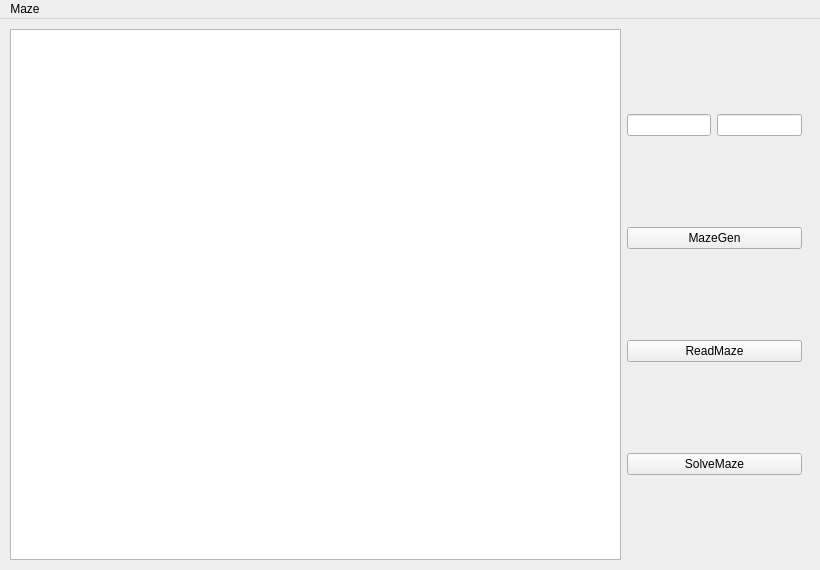
<?xml version="1.0" encoding="UTF-8"?>
<ui version="4.0">
 <class>MainWindow</class>
 <widget class="QMainWindow" name="MainWindow">
  <property name="geometry">
   <rect>
    <x>0</x>
    <y>0</y>
    <width>820</width>
    <height>570</height>
   </rect>
  </property>
  <property name="minimumSize">
   <size>
    <width>820</width>
    <height>570</height>
   </size>
  </property>
  <property name="maximumSize">
   <size>
    <width>820</width>
    <height>570</height>
   </size>
  </property>
  <property name="windowTitle">
   <string>MainWindow</string>
  </property>
  <widget class="QWidget" name="centralwidget">
   <widget class="QWidget" name="horizontalLayoutWidget">
    <property name="geometry">
     <rect>
      <x>10</x>
      <y>10</y>
      <width>792</width>
      <height>531</height>
     </rect>
    </property>
    <layout class="QGridLayout" name="gridLayout_2" columnstretch="7,2">
     <property name="leftMargin">
      <number>0</number>
     </property>
     <item row="0" column="1">
      <layout class="QGridLayout" name="gridLayout">
       <item row="0" column="0">
        <widget class="QLineEdit" name="textEdit_rows"/>
       </item>
       <item row="1" column="0" colspan="2">
        <widget class="QPushButton" name="pushButton">
         <property name="maximumSize">
          <size>
           <width>200</width>
           <height>16777215</height>
          </size>
         </property>
         <property name="text">
          <string>MazeGen</string>
         </property>
        </widget>
       </item>
       <item row="0" column="1">
        <widget class="QLineEdit" name="textEdit_cols"/>
       </item>
       <item row="2" column="0" colspan="2">
        <widget class="QPushButton" name="ReadMaze">
         <property name="maximumSize">
          <size>
           <width>200</width>
           <height>16777215</height>
          </size>
         </property>
         <property name="text">
          <string>ReadMaze</string>
         </property>
        </widget>
       </item>
       <item row="4" column="0" colspan="2">
        <widget class="QPushButton" name="pushButton_Maze_Solve">
         <property name="maximumSize">
          <size>
           <width>200</width>
           <height>16777215</height>
          </size>
         </property>
         <property name="text">
          <string>SolveMaze</string>
         </property>
        </widget>
       </item>
      </layout>
     </item>
     <item row="0" column="0">
      <widget class="QGraphicsView" name="graphicsView">
       <property name="backgroundBrush">
        <brush brushstyle="NoBrush">
         <color alpha="255">
          <red>255</red>
          <green>255</green>
          <blue>255</blue>
         </color>
        </brush>
       </property>
       <property name="foregroundBrush">
        <brush brushstyle="NoBrush">
         <color alpha="255">
          <red>255</red>
          <green>255</green>
          <blue>255</blue>
         </color>
        </brush>
       </property>
      </widget>
     </item>
    </layout>
   </widget>
  </widget>
  <widget class="QMenuBar" name="menubar">
   <property name="geometry">
    <rect>
     <x>0</x>
     <y>0</y>
     <width>820</width>
     <height>24</height>
    </rect>
   </property>
   <widget class="QMenu" name="menuMaze">
    <property name="title">
     <string>Maze</string>
    </property>
   </widget>
   <addaction name="menuMaze"/>
  </widget>
 </widget>
 <resources/>
 <connections/>
</ui>
